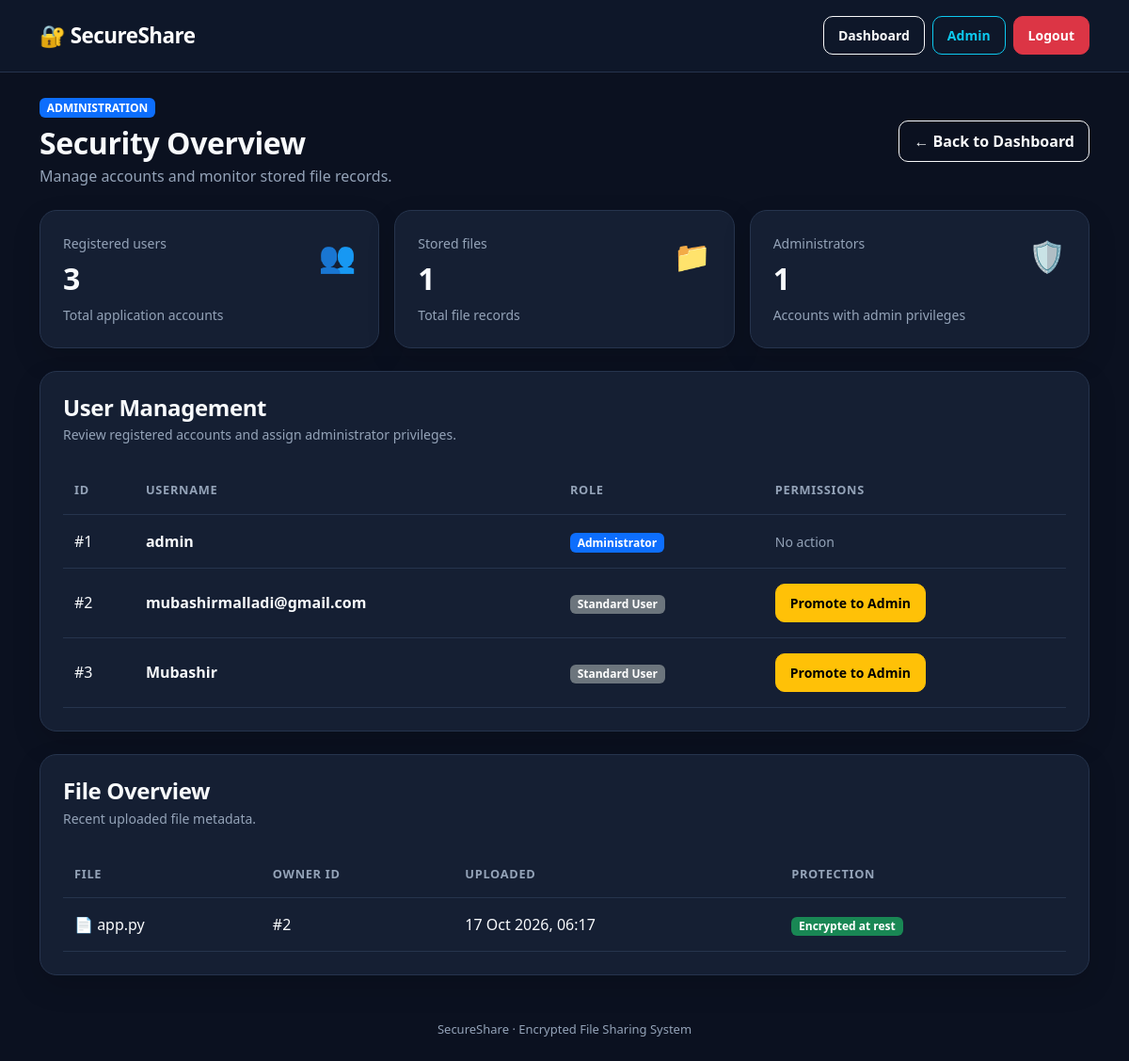
The page /admin (signed in) on the database its author committed.
### app.py (models this page shows)
class User(db.Model):
    id = db.Column(db.Integer, primary_key=True)
    username = db.Column(db.String(80), unique=True, nullable=False)
    password_hash = db.Column(db.String(255), nullable=False)
    role = db.Column(db.String(20), default="user", nullable=False)

class StoredFile(db.Model):
    id = db.Column(db.Integer, primary_key=True)
    original_name = db.Column(db.String(255), nullable=False)
    stored_name = db.Column(db.String(80), unique=True, nullable=False)
    owner_id = db.Column(db.Integer, db.ForeignKey("user.id"), nullable=False)
    uploaded_at = db.Column(
        db.DateTime, default=lambda: datetime.now(timezone.utc), nullable=False
    )

### app.py (the view)
@app.route("/admin")
@login_required
@admin_required
def admin():
    users = User.query.order_by(User.id.asc()).all()
    files = StoredFile.query.order_by(StoredFile.id.desc()).all()
    return render_template("admin.html", users=users, files=files)

### app.py (called while the page is built)
def current_user():
    user_id = session.get("user_id")
    return db.session.get(User, user_id) if user_id else None

@app.context_processor
def inject_current_user():
    return {"current_user": current_user}

def login_required(view):
    @wraps(view)
    def wrapped(*args, **kwargs):
        if not current_user():
            flash("Please log in first.", "warning")
            return redirect(url_for("login"))
        return view(*args, **kwargs)
    return wrapped

def admin_required(view):
    @wraps(view)
    def wrapped(*args, **kwargs):
        user = current_user()
        if not user:
            return redirect(url_for("login"))
        if user.role != "admin":
            abort(403)
        return view(*args, **kwargs)
    return wrapped

### templates/admin.html (shortened to what this page needs)
{% extends "base.html" %}
{% block content %}
<div class="container-fluid px-0">
    <div class="d-flex flex-wrap justify-content-between align-items-center gap-3 mb-4">
        <div>
            <span class="badge text-bg-primary mb-2">ADMINISTRATION</span>
            <h2 class="mb-1">Security Overview</h2>
            <p class="mb-0">Manage accounts and monitor stored file records.</p>
        </div>
        <a href="{{ url_for('dashboard') }}" class="btn btn-outline-light">
            ← Back to Dashboard
        </a>
    </div>
    <div class="row g-3 mb-4">
        <div class="col-12 col-md-4">
            <div class="card h-100">
                <div class="card-body">
                    <div class="d-flex justify-content-between">
                        <div>
                            <p class="small mb-2">Registered users</p>
                            <h2>{{ users|length }}</h2>
                        </div>
                        <span class="fs-2">👥</span>
                    </div>
                    <p class="small mb-0">Total application accounts</p>
                </div>
            </div>
        </div>
        <div class="col-12 col-md-4">
            <div class="card h-100">
                <div class="card-body">
                    <div class="d-flex justify-content-between">
                        <div>
                            <p class="small mb-2">Stored files</p>
                            <h2>{{ files|length }}</h2>
                        </div>
                        <span class="fs-2">📁</span>
                    </div>
                    <p class="small mb-0">Total file records</p>
                </div>
            </div>
        </div>
        <div class="col-12 col-md-4">
            <div class="card h-100">
                <div class="card-body">
                    <div class="d-flex justify-content-between">
                        <div>
                            <p class="small mb-2">Administrators</p>
                            <h2>{{ users|selectattr('role', 'equalto', 'admin')|list|length }}</h2>
                        </div>
                        <span class="fs-2">🛡️</span>
                    </div>
                    <p class="small mb-0">Accounts with admin privileges</p>
                </div>
            </div>
        </div>
    </div>
    <div class="card mb-4">
        <div class="card-body p-4">
            <h4 class="mb-1">User Management</h4>
            <p class="small mb-4">Review registered accounts and assign administrator privileges.</p>
            <div class="table-responsive">
                <table class="table table-hover align-middle">
                    <thead>
                        <tr>
                            <th>ID</th>
                            <th>Username</th>
                            <th>Role</th>
                            <th>Permissions</th>
                        </tr>
                    </thead>
                    <tbody>
                    {% for account in users %}
                        <tr>
                            <td>#{{ account.id }}</td>
                            <td class="fw-semibold">{{ account.username }}</td>
                            <td>
                                {% if account.role == 'admin' %}
                                    <span class="badge text-bg-primary">Administrator</span>
                                {% else %}
                                    <span class="badge text-bg-secondary">Standard User</span>
                                {% endif %}
                            </td>
                            <td>
                                {% if account.role != 'admin' and account.id != session.get('user_id') %}
                                <form method="POST"
                                      action="{{ url_for('promote_user', user_id=account.id) }}"
                                      onsubmit="return confirm('Promote this user to administrator?');">
                                    <button class="btn btn-warning btn-sm">Promote to Admin</button>
                                </form>
                                {% else %}
                                    <span class="text-secondary small">No action</span>
                                {% endif %}
                            </td>
                        </tr>
                    {% else %}
                        <tr><td colspan="4" class="text-center">No users found.</td></tr>
                    {% endfor %}
                    </tbody>
                </table>
            </div>
        </div>
    </div>
    <div class="card">
        <div class="card-body p-4">
            <h4 class="mb-1">File Overview</h4>
            <p class="small mb-4">Recent uploaded file metadata.</p>
            <div class="table-responsive">
                <table class="table table-hover align-middle">
                    <thead>
                        <tr>
                            <th>File</th>
                            <th>Owner ID</th>
                            <th>Uploaded</th>
                            <th>Protection</th>
                        </tr>
                    </thead>
                    <tbody>
                    {% for file in files %}
                        <tr>
                            <td>📄 {{ file.original_name }}</td>
                            <td>#{{ file.owner_id }}</td>
                            <td>{{ file.uploaded_at.strftime('%d %b %Y, %H:%M') if file.uploaded_at else '—' }}</td>
                            <td><span class="badge text-bg-success">Encrypted at rest</span></td>
                        </tr>
                    {% else %}
                        <tr><td colspan="4" class="text-center">No files uploaded yet.</td></tr>
                    {% endfor %}
                    </tbody>
                </table>
            </div>
        </div>
    </div>
</div>
{% endblock %}

### templates/base.html (shortened to what this page needs)
<!DOCTYPE html>
<html lang="en">
<head>
    <link href="https://cdn.jsdelivr.net/npm/bootstrap@5.3.3/dist/css/bootstrap.min.css" rel="stylesheet">
    <link rel="stylesheet" href="{{ url_for('static', filename='styles.css') }}">
</head>
<body>
<nav class="navbar navbar-expand-lg navbar-dark bg-dark">
    <div class="container">
        <a class="navbar-brand fw-bold" href="{{ url_for('index') }}">🔐 SecureShare</a>
        <div class="ms-auto d-flex gap-2 align-items-center">
            {% if session.get('user_id') %}
                <a class="btn btn-outline-light btn-sm" href="{{ url_for('dashboard') }}">Dashboard</a>
                {% if current_user().role == 'admin' %}
                    <a class="btn btn-outline-info btn-sm" href="{{ url_for('admin') }}">Admin</a>
                {% endif %}
                <form method="POST" action="{{ url_for('logout') }}">
                    <button class="btn btn-danger btn-sm">Logout</button>
                </form>
            {% else %}
                <a class="btn btn-outline-light btn-sm" href="{{ url_for('login') }}">Login</a>
                <a class="btn btn-primary btn-sm" href="{{ url_for('register') }}">Register</a>
            {% endif %}
        </div>
    </div>
</nav>
<main class="container py-4">
    {% block content %}{% endblock %}
</main>
<footer class="text-center text-secondary py-4">
    SecureShare · Encrypted File Sharing System
</footer>
</body>
</html>

### static/styles.css (style rules this page uses)
:root { --bg: #0b1120; --panel: #151f33; --border: #26344d; --primary: #3b82f6; --text: #f8fafc; --muted: #94a3b8; }
body { background: var(--bg); color: var(--text); min-height: 100vh; font-family: "Segoe UI", system-ui, sans-serif; }
.navbar { background: rgba(15, 23, 42, 0.96) !important; border-bottom: 1px solid var(--border); padding: 16px 0; }
.navbar-brand { font-size: 1.4rem; letter-spacing: -0.5px; }
h1, h2, h3, h4, h5 { color: var(--text); font-weight: 700; letter-spacing: -0.4px; }
p, .text-secondary { color: var(--muted) !important; }
.card { background: var(--panel); color: var(--text); border: 1px solid var(--border); border-radius: 18px; box-shadow: 0 12px 30px rgba(0, 0, 0, 0.15); transition: border-color 0.2s, transform 0.2s; }
.card-body { padding: 24px; }
.btn { border-radius: 10px; padding: 9px 15px; font-weight: 600; transition: transform 0.2s, box-shadow 0.2s; }
.table { --bs-table-bg: transparent; --bs-table-color: var(--text); --bs-table-border-color: var(--border); --bs-table-hover-bg: #1d2a40; --bs-table-hover-color: white; margin-bottom: 0; }
.table thead th { color: var(--muted); font-size: 0.8rem; text-transform: uppercase; letter-spacing: 0.7px; border-bottom-width: 1px; padding: 15px 12px; }
.table td { padding: 16px 12px; vertical-align: middle; }
footer { color: #64748b !important; font-size: 13px; }

### rows shown on the page
User: id "1", username "admin", role "Administrator"
User: id "2", username "mubashirmalladi@gmail.com", role "Standard User"
User: id "3", username "Mubashir", role "Standard User"
StoredFile: original_name "app.py", owner_id "2", uploaded_at "17 Oct 2026, 06:17"

### other values the page prints
{{ users|length }} "3"
{{ files|length }} "1"
{{ users|selectattr('role', 'equalto', 'admin')|list|length }} "1"
